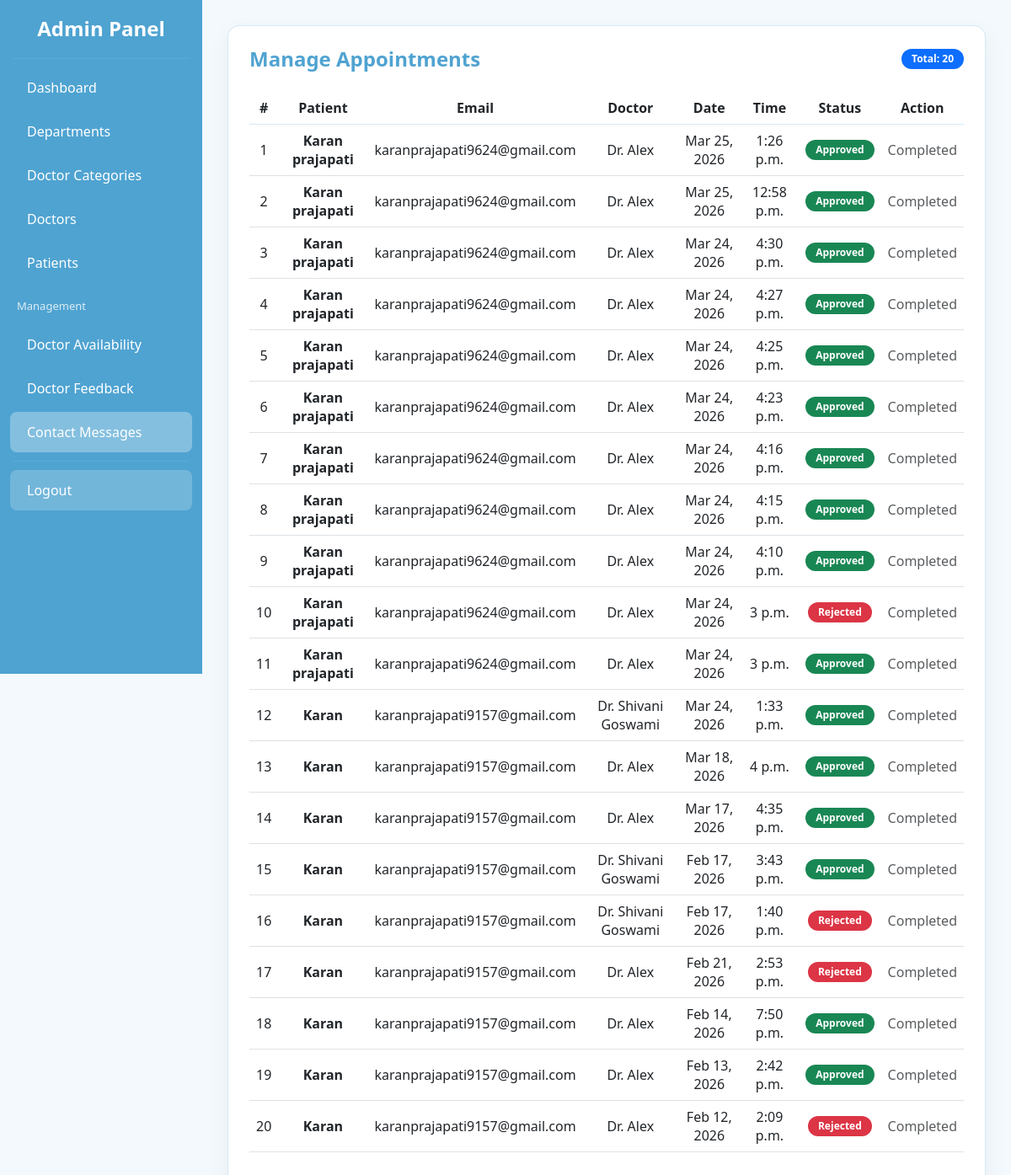
Page /admin_appointments/ (signed in) on the committed database.
### app/models.py (models this page shows, shortened)
class Appointment(models.Model):
    STATUS_CHOICES = (
        ('Pending', 'Pending'),
        ('Approved', 'Approved'),
        ('Rejected', 'Rejected'),
    )
    patient = models.ForeignKey(
        registration,
        on_delete=models.CASCADE
    )
    doctor = models.ForeignKey(
        DoctorRegister,
        on_delete=models.CASCADE
    )
    appointment_date = models.DateField()
    appointment_time = models.TimeField()
    status = models.CharField(
        max_length=20,
        choices=STATUS_CHOICES,
        default='Pending'
    )
    created_at = models.DateTimeField(auto_now_add=True)
    is_paid = models.BooleanField(default=False)
    razorpay_order_id = models.CharField(max_length=100, null=True, blank=True)
    razorpay_payment_id = models.CharField(max_length=100, null=True, blank=True)
    razorpay_signature = models.CharField(max_length=100, null=True, blank=True)

class registration(models.Model):
    user = models.OneToOneField(User, on_delete=models.CASCADE)  # CHANGED
    username = models.CharField(max_length=100)
    email = models.EmailField(unique=True)
    mobile = models.CharField(max_length=15)
    address = models.TextField()
    state = models.CharField(max_length=50)
    city = models.CharField(max_length=50)
    pincode = models.CharField(max_length=10)

class DoctorRegister(models.Model):
    user = models.OneToOneField(User, on_delete=models.CASCADE)
    doctor_name = models.CharField(max_length=100)
    email = models.EmailField(unique=True)
    mobile = models.CharField(max_length=15)
    department = models.ForeignKey(Department, on_delete=models.CASCADE)
    category = models.ForeignKey(DoctorCategory, on_delete=models.CASCADE)
    qualification = models.CharField(max_length=100)
    experience = models.IntegerField()
    photo = models.ImageField(upload_to='doctor_photos/')
    certificate = models.FileField(upload_to='doctor_certificates/', null=True, blank=True)
    is_approved = models.BooleanField(default=False)   # ✅ NEW
    def __str__(self):
        return f"Dr. {self.doctor_name}"

### app/views.py (the view)
# urls.py: path('admin_appointments/', views.admin_appointments, name='admin_appointments'),
@login_required(login_url="admin_login")
def admin_appointments(request):
    if not request.user.is_superuser:
        return redirect('login')
    appointments = Appointment.objects.select_related(
        'doctor', 'patient'
    ).order_by('-created_at')
    return render(request, 'admin/admin_appointments.html', {
        'appointments': appointments
    })

### app/templates/admin/admin_appointments.html (shortened to what this page needs)
{% include "admin/sidebar.html" %}
<link href="https://cdn.jsdelivr.net/npm/bootstrap@5.3.0/dist/css/bootstrap.min.css" rel="stylesheet">
<div class="main-content">
    <div class="data-card">
        <div class="d-flex justify-content-between align-items-center mb-4">
            <h4 class="page-title mb-0">Manage Appointments</h4>
            <span class="badge bg-primary">
                Total: {{ appointments|length }}
            </span>
        </div>
        <div class="table-responsive">
            <table class="table align-middle">
                <thead>
                    <tr>
                        <th>#</th>
                        <th>Patient</th>
                        <th>Email</th>
                        <th>Doctor</th>
                        <th>Date</th>
                        <th>Time</th>
                        <th>Status</th>
                        <th>Action</th>
                    </tr>
                </thead>
                <tbody>
                    {% for a in appointments %}
                    <tr>
                        <td>{{ forloop.counter }}</td>
                        <td class="fw-semibold">{{ a.patient.username }}</td>
                        <td>{{ a.patient.email }}</td>
                        <td>{{ a.doctor }}</td>
                        <td>{{ a.appointment_date|date:"M d, Y" }}</td>
                        <td>{{ a.appointment_time }}</td>
                        <td>
                            {% if a.status == "Approved" %}
                                <span class="badge bg-success">Approved</span>
                            {% elif a.status == "Rejected" %}
                                <span class="badge bg-danger">Rejected</span>
                            {% else %}
                                <span class="badge bg-warning text-dark">Pending</span>
                            {% endif %}
                        </td>
                        <td>
                            {% if a.status == "Pending" %}
                                <a href="{% url 'admin_update_appointment_status' a.id 'approve' %}"
                                   class="btn btn-success btn-action">
                                    Approve
                                </a>
                                <a href="{% url 'admin_update_appointment_status' a.id 'reject' %}"
                                   class="btn btn-danger btn-action">
                                    Reject
                                </a>
                            {% else %}
                                <span class="text-muted">Completed</span>
                            {% endif %}
                        </td>
                    </tr>
                    {% empty %}
                    <tr>
                        <td colspan="8" class="text-center text-muted py-4">
                            No appointments found
                        </td>
                    </tr>
                    {% endfor %}
                </tbody>
            </table>
        </div>
    </div>
</div>

### app/templates/admin/admin_appointments.html (style rules this page uses)
.main-content { margin-left: 240px; padding: 30px; }
.data-card { background: var(--card); border-radius: 14px; border: 1px solid var(--border); padding: 25px; box-shadow: 0 10px 30px rgba(0,0,0,0.05); }
.page-title { font-weight: 700; color: var(--main); }
.table thead { background: #E9F4FB; }
.table thead th { font-weight: 600; text-align: center; border-bottom: 1px solid var(--border); }
.table tbody td { text-align: center; vertical-align: middle; }
.badge { padding: 6px 12px; font-size: 12px; border-radius: 20px; }

### rows in the picture
Appointment: patient.username "Karan prajapati", patient.email "karanprajapati9624@gmail.com", doctor "Dr. Alex", appointment_date "Mar 25, 2026", appointment_time "1:26 p.m.", status "Approved"
Appointment: patient.username "Karan prajapati", patient.email "karanprajapati9624@gmail.com", doctor "Dr. Alex", appointment_date "Mar 25, 2026", appointment_time "12:58 p.m.", status "Approved"
Appointment: patient.username "Karan prajapati", patient.email "karanprajapati9624@gmail.com", doctor "Dr. Alex", appointment_date "Mar 24, 2026", appointment_time "4:30 p.m.", status "Approved"
Appointment: patient.username "Karan prajapati", patient.email "karanprajapati9624@gmail.com", doctor "Dr. Alex", appointment_date "Mar 24, 2026", appointment_time "4:27 p.m.", status "Approved"
Appointment: patient.username "Karan prajapati", patient.email "karanprajapati9624@gmail.com", doctor "Dr. Alex", appointment_date "Mar 24, 2026", appointment_time "4:25 p.m.", status "Approved"
Appointment: patient.username "Karan prajapati", patient.email "karanprajapati9624@gmail.com", doctor "Dr. Alex", appointment_date "Mar 24, 2026", appointment_time "4:23 p.m.", status "Approved"
Appointment: patient.username "Karan prajapati", patient.email "karanprajapati9624@gmail.com", doctor "Dr. Alex", appointment_date "Mar 24, 2026", appointment_time "4:16 p.m.", status "Approved"
Appointment: patient.username "Karan prajapati", patient.email "karanprajapati9624@gmail.com", doctor "Dr. Alex", appointment_date "Mar 24, 2026", appointment_time "4:15 p.m.", status "Approved"
Appointment: patient.username "Karan prajapati", patient.email "karanprajapati9624@gmail.com", doctor "Dr. Alex", appointment_date "Mar 24, 2026", appointment_time "4:10 p.m.", status "Approved"
Appointment: patient.username "Karan prajapati", patient.email "karanprajapati9624@gmail.com", doctor "Dr. Alex", appointment_date "Mar 24, 2026", appointment_time "3 p.m.", status "Rejected"
Appointment: patient.username "Karan prajapati", patient.email "karanprajapati9624@gmail.com", doctor "Dr. Alex", appointment_date "Mar 24, 2026", appointment_time "3 p.m.", status "Approved"
Appointment: patient.username "Karan", patient.email "karanprajapati9157@gmail.com", doctor "Dr. Shivani Goswami", appointment_date "Mar 24, 2026", appointment_time "1:33 p.m.", status "Approved"
Appointment: patient.username "Karan", patient.email "karanprajapati9157@gmail.com", doctor "Dr. Alex", appointment_date "Mar 18, 2026", appointment_time "4 p.m.", status "Approved"
Appointment: patient.username "Karan", patient.email "karanprajapati9157@gmail.com", doctor "Dr. Alex", appointment_date "Mar 17, 2026", appointment_time "4:35 p.m.", status "Approved"
Appointment: patient.username "Karan", patient.email "karanprajapati9157@gmail.com", doctor "Dr. Shivani Goswami", appointment_date "Feb 17, 2026", appointment_time "3:43 p.m.", status "Approved"
Appointment: patient.username "Karan", patient.email "karanprajapati9157@gmail.com", doctor "Dr. Shivani Goswami", appointment_date "Feb 17, 2026", appointment_time "1:40 p.m.", status "Rejected"
Appointment: patient.username "Karan", patient.email "karanprajapati9157@gmail.com", doctor "Dr. Alex", appointment_date "Feb 21, 2026", appointment_time "2:53 p.m.", status "Rejected"
Appointment: patient.username "Karan", patient.email "karanprajapati9157@gmail.com", doctor "Dr. Alex", appointment_date "Feb 14, 2026", appointment_time "7:50 p.m.", status "Approved"
Appointment: patient.username "Karan", patient.email "karanprajapati9157@gmail.com", doctor "Dr. Alex", appointment_date "Feb 13, 2026", appointment_time "2:42 p.m.", status "Approved"
Appointment: patient.username "Karan", patient.email "karanprajapati9157@gmail.com", doctor "Dr. Alex", appointment_date "Feb 12, 2026", appointment_time "2:09 p.m.", status "Rejected"

### other values in the picture
{{ appointments|length }} "20"
